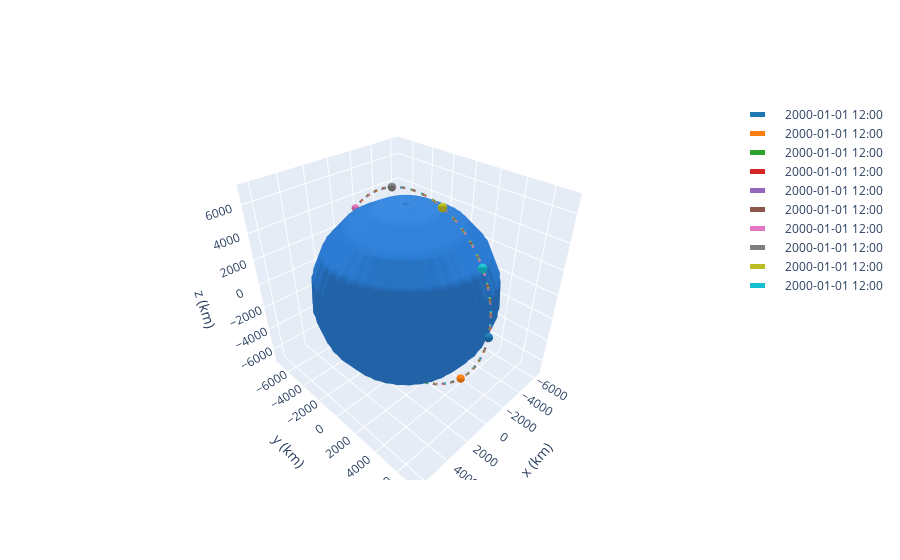

This figure's notebook cell:
### Code cell
frame = OrbitPlotter3D()
for sat in sats:
    frame.plot(sat)

frame.show()

### Figure 1 — Plotly figure (JSON) as saved in the notebook; plotly's stock layout.template omitted (floating-point values rounded to 4 significant figures; data arrays with more than 128 entries replaced by an {"elided": "..."} marker saying what was removed)
{"data": [{"cauto": false, "cmax": 1, "cmin": 1, "colorscale": [[0, "#2a7bd1"], [1, "#2a7bd1"]], "name": "Earth", "showscale": false, "type": "surface", "x": {"elided": "20x20 float values"}, "y": {"elided": "20x20 float values"}, "z": {"elided": "20x20 float values"}}, {"line": {"color": "rgb(31, 119, 180)", "dash": "dash", "width": 5}, "mode": "lines", "name": "2000-01-01 12:00", "type": "scatter3d", "x": {"elided": "150 float values"}, "y": {"elided": "150 float values"}, "z": {"elided": "150 float values"}}, {"cauto": false, "cmax": 1, "cmin": 1, "colorscale": [[0, "rgb(31, 119, 180)"], [1, "rgb(31, 119, 180)"]], "name": "2000-01-01 12:00", "showscale": false, "type": "surface", "x": {"elided": "20x20 float values"}, "y": {"elided": "20x20 float values"}, "z": {"elided": "20x20 float values"}}, {"cauto": false, "cmax": 1, "cmin": 1, "colorscale": [[0, "#2a7bd1"], [1, "#2a7bd1"]], "name": "Earth", "showscale": false, "type": "surface", "x": {"elided": "20x20 float values"}, "y": {"elided": "20x20 float values"}, "z": {"elided": "20x20 float values"}}, {"cauto": false, "cmax": 1, "cmin": 1, "colorscale": [[0, "#2a7bd1"], [1, "#2a7bd1"]], "name": "Earth", "showscale": false, "type": "surface", "x": {"elided": "20x20 float values"}, "y": {"elided": "20x20 float values"}, "z": {"elided": "20x20 float values"}}, {"line": {"color": "rgb(255, 127, 14)", "dash": "dash", "width": 5}, "mode": "lines", "name": "2000-01-01 12:00", "type": "scatter3d", "x": {"elided": "150 float values"}, "y": {"elided": "150 float values"}, "z": {"elided": "150 float values"}}, {"cauto": false, "cmax": 1, "cmin": 1, "colorscale": [[0, "rgb(255, 127, 14)"], [1, "rgb(255, 127, 14)"]], "name": "2000-01-01 12:00", "showscale": false, "type": "surface", "x": {"elided": "20x20 float values"}, "y": {"elided": "20x20 float values"}, "z": {"elided": "20x20 float values"}}, {"cauto": false, "cmax": 1, "cmin": 1, "colorscale": [[0, "#2a7bd1"], [1, "#2a7bd1"]], "name": "Earth", "showscale": false, "type": "surface", "x": {"elided": "20x20 float values"}, "y": {"elided": "20x20 float values"}, "z": {"elided": "20x20 float values"}}, {"cauto": false, "cmax": 1, "cmin": 1, "colorscale": [[0, "#2a7bd1"], [1, "#2a7bd1"]], "name": "Earth", "showscale": false, "type": "surface", "x": {"elided": "20x20 float values"}, "y": {"elided": "20x20 float values"}, "z": {"elided": "20x20 float values"}}, {"line": {"color": "rgb(44, 160, 44)", "dash": "dash", "width": 5}, "mode": "lines", "name": "2000-01-01 12:00", "type": "scatter3d", "x": {"elided": "150 float values"}, "y": {"elided": "150 float values"}, "z": {"elided": "150 float values"}}, {"cauto": false, "cmax": 1, "cmin": 1, "colorscale": [[0, "rgb(44, 160, 44)"], [1, "rgb(44, 160, 44)"]], "name": "2000-01-01 12:00", "showscale": false, "type": "surface", "x": {"elided": "20x20 float values"}, "y": {"elided": "20x20 float values"}, "z": {"elided": "20x20 float values"}}, {"cauto": false, "cmax": 1, "cmin": 1, "colorscale": [[0, "#2a7bd1"], [1, "#2a7bd1"]], "name": "Earth", "showscale": false, "type": "surface", "x": {"elided": "20x20 float values"}, "y": {"elided": "20x20 float values"}, "z": {"elided": "20x20 float values"}}, {"cauto": false, "cmax": 1, "cmin": 1, "colorscale": [[0, "#2a7bd1"], [1, "#2a7bd1"]], "name": "Earth", "showscale": false, "type": "surface", "x": {"elided": "20x20 float values"}, "y": {"elided": "20x20 float values"}, "z": {"elided": "20x20 float values"}}, {"line": {"color": "rgb(214, 39, 40)", "dash": "dash", "width": 5}, "mode": "lines", "name": "2000-01-01 12:00", "type": "scatter3d", "x": {"elided": "150 float values"}, "y": {"elided": "150 float values"}, "z": {"elided": "150 float values"}}, {"cauto": false, "cmax": 1, "cmin": 1, "colorscale": [[0, "rgb(214, 39, 40)"], [1, "rgb(214, 39, 40)"]], "name": "2000-01-01 12:00", "showscale": false, "type": "surface", "x": {"elided": "20x20 float values"}, "y": {"elided": "20x20 float values"}, "z": {"elided": "20x20 float values"}}, {"cauto": false, "cmax": 1, "cmin": 1, "colorscale": [[0, "#2a7bd1"], [1, "#2a7bd1"]], "name": "Earth", "showscale": false, "type": "surface", "x": {"elided": "20x20 float values"}, "y": {"elided": "20x20 float values"}, "z": {"elided": "20x20 float values"}}, {"cauto": false, "cmax": 1, "cmin": 1, "colorscale": [[0, "#2a7bd1"], [1, "#2a7bd1"]], "name": "Earth", "showscale": false, "type": "surface", "x": {"elided": "20x20 float values"}, "y": {"elided": "20x20 float values"}, "z": {"elided": "20x20 float values"}}, {"line": {"color": "rgb(148, 103, 189)", "dash": "dash", "width": 5}, "mode": "lines", "name": "2000-01-01 12:00", "type": "scatter3d", "x": {"elided": "150 float values"}, "y": {"elided": "150 float values"}, "z": {"elided": "150 float values"}}, {"cauto": false, "cmax": 1, "cmin": 1, "colorscale": [[0, "rgb(148, 103, 189)"], [1, "rgb(148, 103, 189)"]], "name": "2000-01-01 12:00", "showscale": false, "type": "surface", "x": {"elided": "20x20 float values"}, "y": {"elided": "20x20 float values"}, "z": {"elided": "20x20 float values"}}, {"cauto": false, "cmax": 1, "cmin": 1, "colorscale": [[0, "#2a7bd1"], [1, "#2a7bd1"]], "name": "Earth", "showscale": false, "type": "surface", "x": {"elided": "20x20 float values"}, "y": {"elided": "20x20 float values"}, "z": {"elided": "20x20 float values"}}, {"cauto": false, "cmax": 1, "cmin": 1, "colorscale": [[0, "#2a7bd1"], [1, "#2a7bd1"]], "name": "Earth", "showscale": false, "type": "surface", "x": {"elided": "20x20 float values"}, "y": {"elided": "20x20 float values"}, "z": {"elided": "20x20 float values"}}, {"line": {"color": "rgb(140, 86, 75)", "dash": "dash", "width": 5}, "mode": "lines", "name": "2000-01-01 12:00", "type": "scatter3d", "x": {"elided": "150 float values"}, "y": {"elided": "150 float values"}, "z": {"elided": "150 float values"}}, {"cauto": false, "cmax": 1, "cmin": 1, "colorscale": [[0, "rgb(140, 86, 75)"], [1, "rgb(140, 86, 75)"]], "name": "2000-01-01 12:00", "showscale": false, "type": "surface", "x": {"elided": "20x20 float values"}, "y": {"elided": "20x20 float values"}, "z": {"elided": "20x20 float values"}}, {"cauto": false, "cmax": 1, "cmin": 1, "colorscale": [[0, "#2a7bd1"], [1, "#2a7bd1"]], "name": "Earth", "showscale": false, "type": "surface", "x": {"elided": "20x20 float values"}, "y": {"elided": "20x20 float values"}, "z": {"elided": "20x20 float values"}}, {"cauto": false, "cmax": 1, "cmin": 1, "colorscale": [[0, "#2a7bd1"], [1, "#2a7bd1"]], "name": "Earth", "showscale": false, "type": "surface", "x": {"elided": "20x20 float values"}, "y": {"elided": "20x20 float values"}, "z": {"elided": "20x20 float values"}}, {"line": {"color": "rgb(227, 119, 194)", "dash": "dash", "width": 5}, "mode": "lines", "name": "2000-01-01 12:00", "type": "scatter3d", "x": {"elided": "150 float values"}, "y": {"elided": "150 float values"}, "z": {"elided": "150 float values"}}, {"cauto": false, "cmax": 1, "cmin": 1, "colorscale": [[0, "rgb(227, 119, 194)"], [1, "rgb(227, 119, 194)"]], "name": "2000-01-01 12:00", "showscale": false, "type": "surface", "x": {"elided": "20x20 float values"}, "y": {"elided": "20x20 float values"}, "z": {"elided": "20x20 float values"}}, {"cauto": false, "cmax": 1, "cmin": 1, "colorscale": [[0, "#2a7bd1"], [1, "#2a7bd1"]], "name": "Earth", "showscale": false, "type": "surface", "x": {"elided": "20x20 float values"}, "y": {"elided": "20x20 float values"}, "z": {"elided": "20x20 float values"}}, {"cauto": false, "cmax": 1, "cmin": 1, "colorscale": [[0, "#2a7bd1"], [1, "#2a7bd1"]], "name": "Earth", "showscale": false, "type": "surface", "x": {"elided": "20x20 float values"}, "y": {"elided": "20x20 float values"}, "z": {"elided": "20x20 float values"}}, {"line": {"color": "rgb(127, 127, 127)", "dash": "dash", "width": 5}, "mode": "lines", "name": "2000-01-01 12:00", "type": "scatter3d", "x": {"elided": "150 float values"}, "y": {"elided": "150 float values"}, "z": {"elided": "150 float values"}}, {"cauto": false, "cmax": 1, "cmin": 1, "colorscale": [[0, "rgb(127, 127, 127)"], [1, "rgb(127, 127, 127)"]], "name": "2000-01-01 12:00", "showscale": false, "type": "surface", "x": {"elided": "20x20 float values"}, "y": {"elided": "20x20 float values"}, "z": {"elided": "20x20 float values"}}, {"cauto": false, "cmax": 1, "cmin": 1, "colorscale": [[0, "#2a7bd1"], [1, "#2a7bd1"]], "name": "Earth", "showscale": false, "type": "surface", "x": {"elided": "20x20 float values"}, "y": {"elided": "20x20 float values"}, "z": {"elided": "20x20 float values"}}, {"cauto": false, "cmax": 1, "cmin": 1, "colorscale": [[0, "#2a7bd1"], [1, "#2a7bd1"]], "name": "Earth", "showscale": false, "type": "surface", "x": {"elided": "20x20 float values"}, "y": {"elided": "20x20 float values"}, "z": {"elided": "20x20 float values"}}, {"line": {"color": "rgb(188, 189, 34)", "dash": "dash", "width": 5}, "mode": "lines", "name": "2000-01-01 12:00", "type": "scatter3d", "x": {"elided": "150 float values"}, "y": {"elided": "150 float values"}, "z": {"elided": "150 float values"}}, {"cauto": false, "cmax": 1, "cmin": 1, "colorscale": [[0, "rgb(188, 189, 34)"], [1, "rgb(188, 189, 34)"]], "name": "2000-01-01 12:00", "showscale": false, "type": "surface", "x": {"elided": "20x20 float values"}, "y": {"elided": "20x20 float values"}, "z": {"elided": "20x20 float values"}}, {"cauto": false, "cmax": 1, "cmin": 1, "colorscale": [[0, "#2a7bd1"], [1, "#2a7bd1"]], "name": "Earth", "showscale": false, "type": "surface", "x": {"elided": "20x20 float values"}, "y": {"elided": "20x20 float values"}, "z": {"elided": "20x20 float values"}}, {"cauto": false, "cmax": 1, "cmin": 1, "colorscale": [[0, "#2a7bd1"], [1, "#2a7bd1"]], "name": "Earth", "showscale": false, "type": "surface", "x": {"elided": "20x20 float values"}, "y": {"elided": "20x20 float values"}, "z": {"elided": "20x20 float values"}}, {"line": {"color": "rgb(23, 190, 207)", "dash": "dash", "width": 5}, "mode": "lines", "name": "2000-01-01 12:00", "type": "scatter3d", "x": {"elided": "150 float values"}, "y": {"elided": "150 float values"}, "z": {"elided": "150 float values"}}, {"cauto": false, "cmax": 1, "cmin": 1, "colorscale": [[0, "rgb(23, 190, 207)"], [1, "rgb(23, 190, 207)"]], "name": "2000-01-01 12:00", "showscale": false, "type": "surface", "x": {"elided": "20x20 float values"}, "y": {"elided": "20x20 float values"}, "z": {"elided": "20x20 float values"}}, {"cauto": false, "cmax": 1, "cmin": 1, "colorscale": [[0, "#2a7bd1"], [1, "#2a7bd1"]], "name": "Earth", "showscale": false, "type": "surface", "x": {"elided": "20x20 float values"}, "y": {"elided": "20x20 float values"}, "z": {"elided": "20x20 float values"}}, {"cauto": false, "cmax": 1, "cmin": 1, "colorscale": [[0, "#2a7bd1"], [1, "#2a7bd1"]], "name": "Earth", "showscale": false, "type": "surface", "x": {"elided": "20x20 float values"}, "y": {"elided": "20x20 float values"}, "z": {"elided": "20x20 float values"}}], "layout": {"autosize": true, "scene": {"aspectmode": "data", "xaxis": {"title": {"text": "x (km)"}}, "yaxis": {"title": {"text": "y (km)"}}, "zaxis": {"title": {"text": "z (km)"}}}}}
